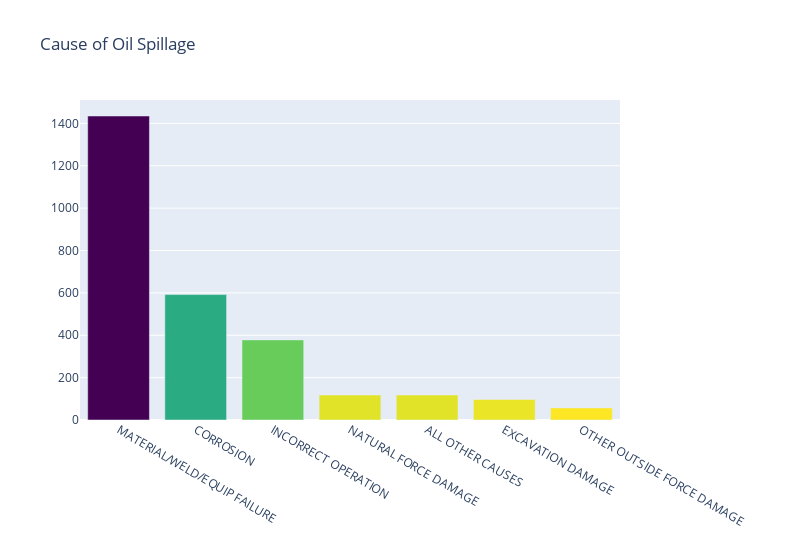

This figure's notebook cell:
### Markdown cell above
### Main Cause of Oil Spillage

### Code cell
main_causes = fill_spill['Cause Category'].value_counts()
main_causes = go.Bar(
   y = main_causes.values, 
   x = main_causes.index.values, 
   name = 'Causes Category Count', 
     marker=dict(
        color=main_causes.values,
        colorscale = 'Viridis',
        reversescale = True
        )

)

data = [main_causes]

layout = go.Layout (
title = 'Cause of Oil Spillage', 
width = 800, 
margin=go.Margin(b=140, r= 180)
)

fig = go.Figure(data=data, layout=layout)
py.iplot(fig)

### Figure 1 — Plotly figure (JSON) as saved in the notebook; plotly's stock layout.template omitted (floating-point values rounded to 4 significant figures)
{"data": [{"marker": {"color": [1435, 592, 378, 118, 118, 97, 57], "colorscale": [[0, "#440154"], [0.1111, "#482878"], [0.2222, "#3e4989"], [0.3333, "#31688e"], [0.4444, "#26828e"], [0.5556, "#1f9e89"], [0.6667, "#35b779"], [0.7778, "#6ece58"], [0.8889, "#b5de2b"], [1, "#fde725"]], "reversescale": true}, "name": "Causes Category Count", "type": "bar", "x": ["MATERIAL/WELD/EQUIP FAILURE", "CORROSION", "INCORRECT OPERATION", "NATURAL FORCE DAMAGE", "ALL OTHER CAUSES", "EXCAVATION DAMAGE", "OTHER OUTSIDE FORCE DAMAGE"], "y": [1435, 592, 378, 118, 118, 97, 57]}], "layout": {"margin": {"b": 140, "r": 180}, "title": {"text": "Cause of Oil Spillage"}, "width": 800}}
